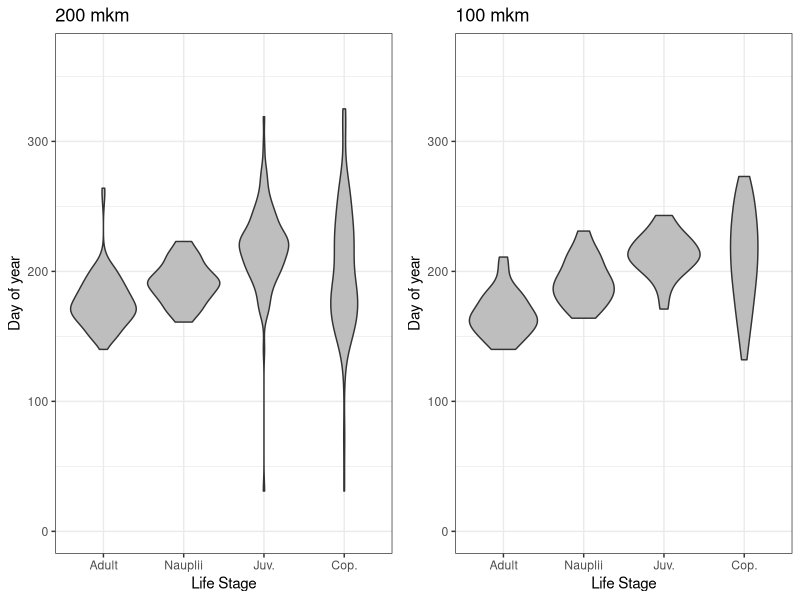
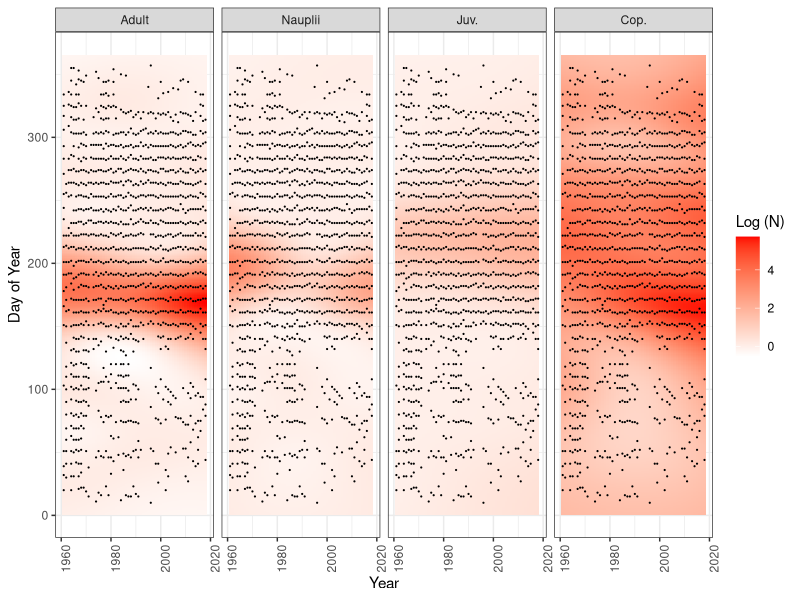
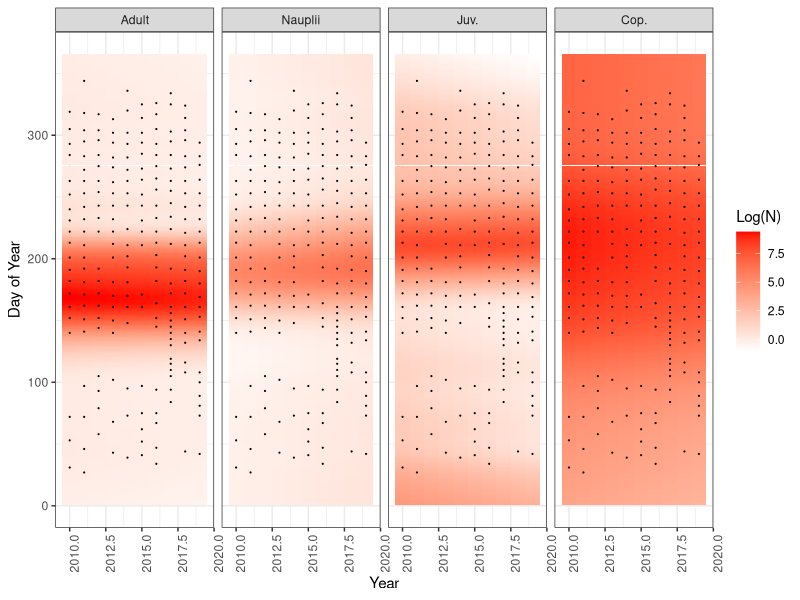
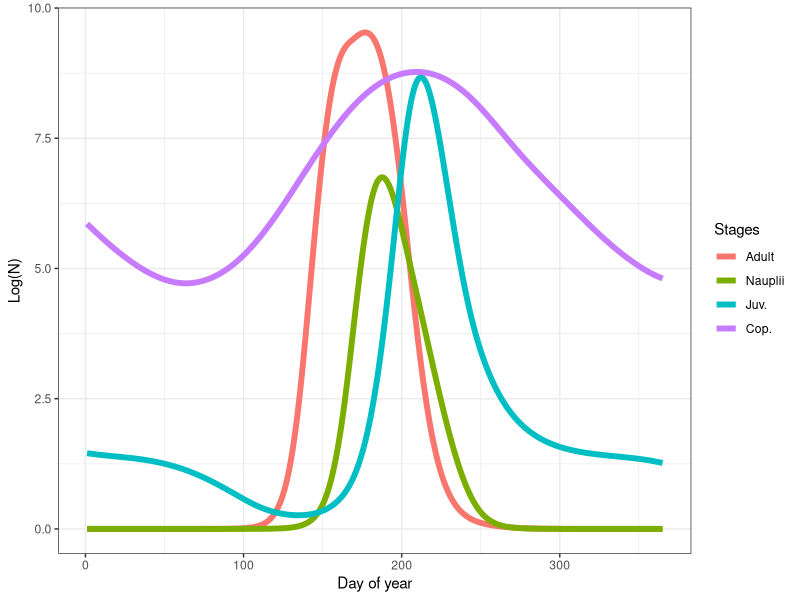

Generate these figures, in order, with R:
## ---- chunk 1
library(knitr)
knitr::opts_chunk$set(echo = FALSE, message = FALSE, warning = FALSE)
## ---- chunk 2
library(reshape2)
library(dplyr)
library(stringr)
library(ggplot2)
library(mgcv)
library(gridExtra)
library(broom)



cop_init <- read.table("Data/Oithona_Microsetella.csv", sep = ",", header = T)


cop <- melt(cop_init, id.vars = c("Day","Month","Year","Day.of.year"), variable.name = "Stage", value.name = "N") 

cop$Depth[str_detect(as.character(cop$Stage), "_1")] <- "0_10"  
cop$Depth[str_detect(as.character(cop$Stage), "_25")] <- "0_25"  
cop$Depth[str_detect(as.character(cop$Stage), "_3")] <- "25_bottom" 
cop$Depth[str_detect(as.character(cop$Stage), "_65")] <- "0_bottom" 

cop$Depth[is.na(cop$Depth)] <- "10_25" 

# unique(cop$Depth)




cop$Stage2[str_detect(as.character(cop$Stage), "_F_")] <- "Female"
cop$Stage2[str_detect(as.character(cop$Stage), "_M_")] <- "Male"
cop$Stage2[str_detect(as.character(cop$Stage), "_C_")] <- "Cop."
cop$Stage2[str_detect(as.character(cop$Stage), "_J_")] <- "Juv."
cop$Stage2[str_detect(as.character(cop$Stage), "_A_")] <- "Adult"
cop$Stage2[str_detect(as.character(cop$Stage), "_N_")] <- "Nauplii"
cop$Stage2[is.na(cop$Stage2)] <- "Total"

cop$Sp[str_detect(as.character(cop$Stage), "OITO")] <- "Oithona"
cop$Sp[str_detect(as.character(cop$Stage), "MIC")] <- "Microsetella"


#Remove all cases with NA in Abundance
cop <- cop[! is.na(cop$N), ]


#Construct the variable vith date of sample
cop$Date_text <- with(cop, paste(Day,Month,Year, sep = "-"))

cop$Date <- as.POSIXct(as.Date(cop$Date_text, format = "%d-%m-%Y"))



#Combine Males and Females in one category 
cop$Stage3 <- cop$Stage2

cop$Stage3[cop$Stage3 == "Male" | cop$Stage3 == "Female"] <- "Adult"

# unique(cop$Stage3)




#Ordering stages 
cop$Stage3 <- factor(cop$Stage3, levels = c("Adult", "Nauplii", "Juv.", "Cop.", "Total") )
                     
#Constructing date of sample as Day from yar beginning

cop$DOY <- as.numeric(strftime(cop$Date, format = "%j"))

# Log transformation of abundance
cop$Log_N <- log(cop$N + 1)






cop_init_100 <- read.table("Data/Oithona_Microsetella_100_mkm.csv", sep = ",", header = T)


cop100 <- melt(cop_init_100, id.vars = c("Day","Month","Year","Date"), variable.name = "Stage", value.name = "N") 


cop100$Depth[str_detect(as.character(cop100$Stage), "_1")] <- "0_10"  
cop100$Depth[str_detect(as.character(cop100$Stage), "_25")] <- "0_25"  
cop100$Depth[str_detect(as.character(cop100$Stage), "_3")] <- "25_bottom" 
cop100$Depth[is.na(cop100$Depth)] <- "10_25" 

cop100$Stage2[str_detect(as.character(cop100$Stage), "_F_")] <- "Female"
cop100$Stage2[str_detect(as.character(cop100$Stage), "_M_")] <- "Male"
cop100$Stage2[str_detect(as.character(cop100$Stage), "_C_")] <- "Cop."
cop100$Stage2[str_detect(as.character(cop100$Stage), "_J_")] <- "Juv."
cop100$Stage2[str_detect(as.character(cop100$Stage), "_A_")] <- "Adult"
cop100$Stage2[str_detect(as.character(cop100$Stage), "_N_")] <- "Nauplii"
cop100$Stage2[is.na(cop100$Stage2)] <- "Total"





cop100$Sp[str_detect(as.character(cop100$Stage), "OITO")] <- "Oithona"
cop100$Sp[str_detect(as.character(cop100$Stage), "MIC")] <- "Microsetella"


#Remove all cases with NA in Abundance
cop100 <- cop100[! is.na(cop100$N), ]




#Construct the variable vith date of sample
cop100$Date_text <- with(cop100, paste(Day,Month,Year, sep = "-"))

cop100$Date <- as.POSIXct(as.Date(cop100$Date_text, format = "%d-%m-%Y"))



#Combine Males and Females in one category 
cop100$Stage3 <- cop100$Stage2

cop100$Stage3[cop100$Stage3 == "Male" | cop100$Stage3 == "Female"] <- "Adult"


#Ordering stages 
cop100$Stage3 <- factor(cop100$Stage3, levels = c("Adult", "Nauplii", "Juv.", "Cop.", "Total") )


#Constructing date of sample as Day from yar beginning

cop100$DOY <- as.numeric(strftime(cop100$Date, format = "%j"))


# Log transformation for abundance

cop100$Log_N <- log(cop100$N + 1)



## ---- chunk 3
theme_set(theme_bw())
cop_Mic <- cop %>% filter( Sp == "Microsetella", Depth =='0_10', Stage3 != "Total")

Mic_means <- cop_Mic %>% group_by(Stage3) %>% summarise(Mean_N = mean(N))

cop_Mic <- merge(cop_Mic, Mic_means)

cop_Mic$Anom <- ifelse(cop_Mic$N >= cop_Mic$Mean_N, 1, -1)

Pl_DOY_dist_200 <- cop_Mic %>% filter(Anom ==1) %>% ggplot(., aes(x = Stage3, y = DOY)) + geom_violin(fill = "gray") + labs(x = "Life Stage", y = "Day of year") + ggtitle("200 mkm") + ylim(1, 365)





cop_Mic100 <- cop100 %>% filter( Sp == "Microsetella", Depth =='0_10', Stage3 != "Total")

Mic_means100 <- cop_Mic100 %>% group_by(Stage3) %>% summarise(Mean_N = mean(N))

cop_Mic100 <- merge(cop_Mic100, Mic_means100)

cop_Mic100$Anom <- ifelse(cop_Mic100$N >= cop_Mic100$Mean_N, 1, -1)

Pl_DOY_dist_100 <- cop_Mic100 %>% filter(Anom ==1) %>% ggplot(., aes(x = Stage3, y = DOY)) + geom_violin(fill = "gray") + labs(x = "Life Stage", y = "Day of year") + ggtitle("100 mkm") + ylim(1, 365)

grid.arrange(Pl_DOY_dist_200, Pl_DOY_dist_100, nrow = 1)

## ---- chunk 4

Mod_Mic <- gam(Log_N ~ s(Year, DOY, by = Stage3) + Stage3, data = cop_Mic, family = "gaussian")

new_data_Mic <- expand.grid(Stage3 = unique(cop_Mic$Stage3), DOY = 1:365, Year = seq(min(cop_Mic$Year), max(cop_Mic$Year), 1))

new_data_Mic$Predicted <- predict(Mod_Mic, newdata = new_data_Mic, type = "response")


mean_predicted_Mic <- new_data_Mic %>% group_by(Stage3) %>% summarise(Mean_Predicted = mean(Predicted))

new_data_Mic2 <- merge(new_data_Mic, mean_predicted_Mic)

new_data_Mic2$Anom <- ifelse(new_data_Mic2$Predicted >= new_data_Mic2$Mean_Predicted, 1, -1)


# ggplot(new_data_Mic2, aes(x = Year, y = DOY)) + geom_tile(aes(fill = Anom)) + facet_wrap(~Stage3, nrow = 1) + scale_fill_gradient(low = "white", high = "red") + geom_point(data = cop_Mic, aes(x = Year, y = DOY), size = 0.1) + guides(fill = "none") + theme(axis.text.x = element_text(angle = 90)) + labs(y = "Day of Year") 

Pl_Mic_GAM <- ggplot(new_data_Mic, aes(x = Year, y = DOY)) + geom_tile(aes(fill = Predicted)) + facet_wrap(~Stage3, nrow = 1) + scale_fill_gradient(low = "white", high = "red") + geom_point(data = cop_Mic, aes(x = Year, y = DOY), size = 0.1) + theme(axis.text.x = element_text(angle = 90)) + labs(y = "Day of Year") + labs(fill = "Log (N)")


kable(tidy(Mod_Mic), caption = "Parameters of GAM", digits = 2)

## ---- chunk 5
Pl_Mic_GAM
## ---- chunk 6

cop_Mic100 <- cop100 %>% filter( Sp == "Microsetella", Depth =="0_10", Stage3 != "Total")

Mod_Mic <- gam(Log_N ~ s(Year, DOY, by = Stage3) + Stage3, data = cop_Mic100, family = "gaussian")

# plot(Mod_Mic, pages = 1)

new_data_Mic <- expand.grid(Stage3 = unique(cop_Mic100$Stage3),  DOY = 1:365, Year = seq(min(cop_Mic100$Year), max(cop_Mic100$Year), 1))

new_data_Mic$Predicted <- predict(Mod_Mic, newdata = new_data_Mic, type = "response")


mean_Mic <- cop_Mic100 %>% group_by(Stage3) %>% summarise(Mean = mean(Log_N))

new_data_Mic2 <- merge(new_data_Mic, mean_Mic)

# new_data_Mic2$Anom <- ifelse(new_data_Mic2$Predicted >= new_data_Mic2$Mean, 1, -1)
# 
# 
# ggplot(new_data_Mic2, aes(x = Year, y = DOY)) + geom_tile(aes(fill = Anom)) + facet_grid(Depth ~ Stage3) + scale_fill_gradient(low = "white", high = "red") + geom_point(data = cop_Mic, aes(x = Year, y = DOY), size = 0.1) + guides(fill = "none") + theme(axis.text.x = element_text(angle = 90)) + labs(y = "Day of Year") 

ggplot(new_data_Mic, aes(x = Year, y = DOY)) + geom_tile(aes(fill = Predicted)) + facet_wrap( ~ Stage3, nrow = 1) + scale_fill_gradient(low = "white", high = "red") + geom_point(data = cop_Mic100, aes(x = Year, y = DOY), size = 0.1)  + theme(axis.text.x = element_text(angle = 90)) + labs(y = "Day of Year") + labs(fill = "Log(N)") 

## ---- chunk 7
Mod_Mic_GAM_DOY <- gam(Log_N ~ s(DOY,  bs = "cc", by = Stage3) + Stage3 , data = cop_Mic100, family =  "nb")

# plot(Mod_Mic_GAM_DOY)
# summary(Mod_Mic_GAM_DOY)
new_data_Mic <- expand.grid(Stage3 = unique(cop_Mic100$Stage3),   DOY = 1:365, Year = mean(cop_Mic100$Year))

new_data_Mic$Predicted <- predict(Mod_Mic_GAM_DOY, newdata = new_data_Mic, type = "response")


ggplot(new_data_Mic, aes(x = DOY, y = Predicted, color = Stage3)) + geom_line(size = 2) + labs(x = "Day of year", y = "Log(N)", color = "Stages")
